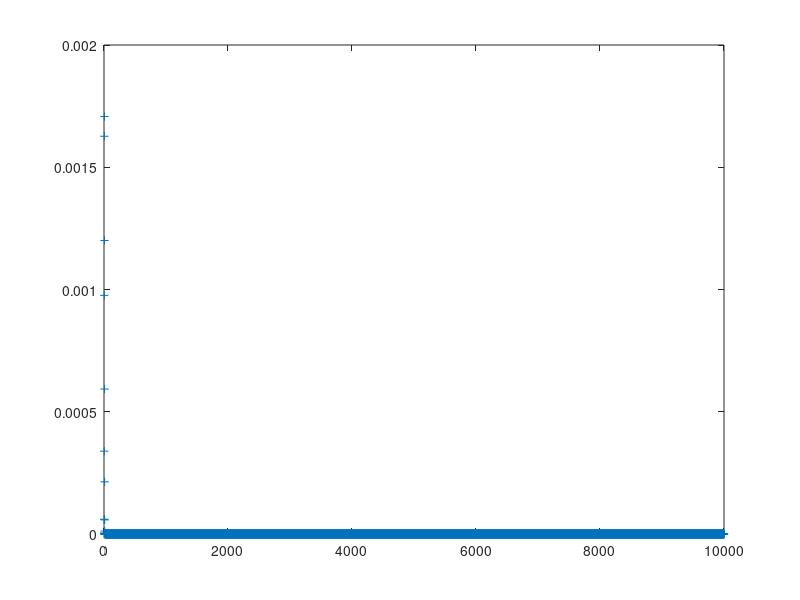

Write MATLAB code to recreate this figure.
Pz=[0,0,0,0];
X=1:10000;
Posx=poisspdf(X,5);
Y=1:10000;
Posy=poisspdf(Y,8);
Z=1:10000;
Posz=poisspdf(Z,9);

for i=1:10000
    Pz(i)= Posx(i)*Posy(i)*Posz(i);
end
plot(Pz,'+')